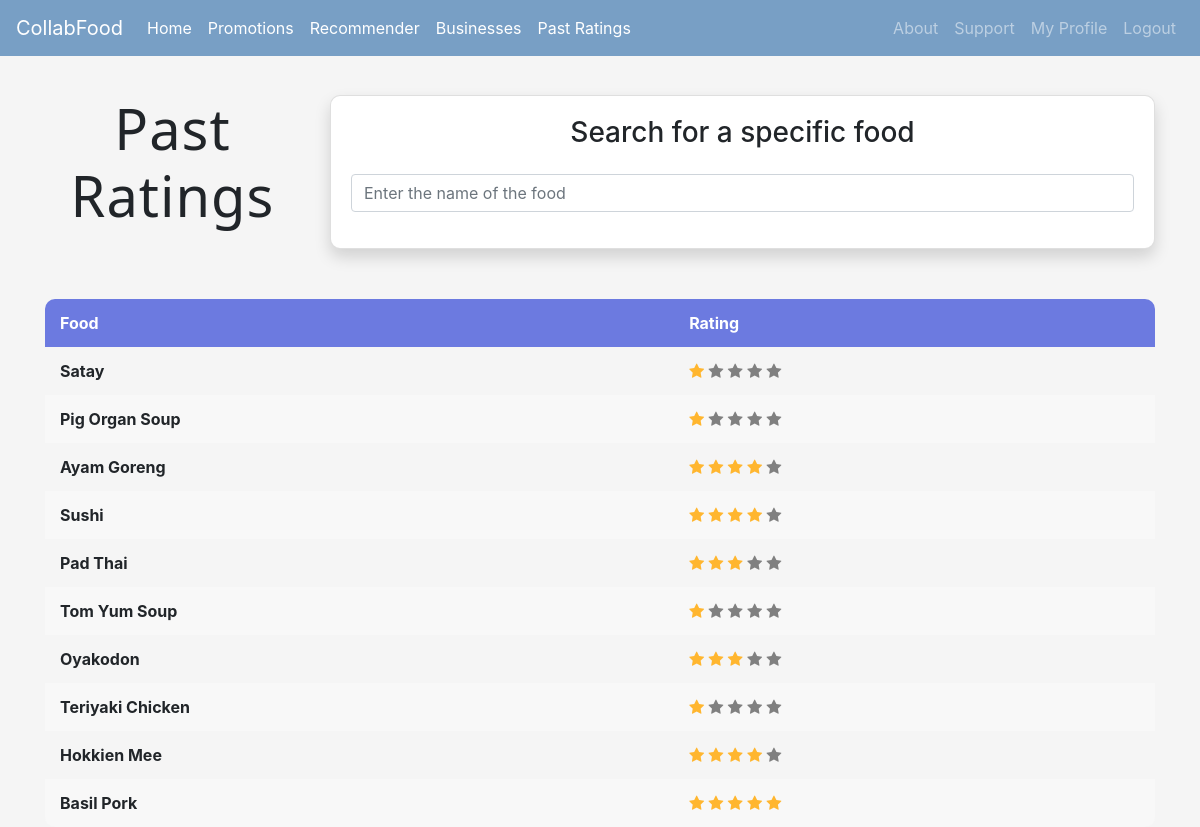
/viewratings (signed in), run on the app's committed database.
### Homepage/models.py (models this page shows, shortened)
class Rating(models.Model):
	user = models.ForeignKey(User, on_delete=models.CASCADE)
	food = models.CharField(max_length=50)
	rating = models.IntegerField(validators=[MinValueValidator(1), MaxValueValidator(5)])

### Homepage/views.py (the view)
# urls.py: path('viewratings', views.view_ratings, name='viewratings'),
@login_required
def view_ratings(request):
	user = request.user
	ratings = Rating.objects.filter(user=user)
	user_type = UserType.objects.get(user=request.user)
	rating_values = [(rating, range(1, rating.rating+1), range(rating.rating+1, 6)) for rating in ratings]
	context = {
		'rating_values': rating_values,
		'user_type': user_type
	}
	return render(request, 'viewratings.html', context)

### Homepage/templates/viewratings.html (shortened to what this page needs)
{% extends 'base.html' %}
{% load custom_filters %}
{% block content %}
<div class="row" style="margin-top: 15px;">
    <div class="col-md-3">
<h1 class="text-center display-4">Past Ratings</h1>
<br>  </div>
<div class="col-md-9">
    <div class="card shadow">
      <div class="card-body">
        <h3 class="text-center mb-4">Search for a specific food</h3>
        <div class="form-group">
<input class="form-control" id="searchRatings" type="text" placeholder="Enter the name of the food">
</div>
</div>
</div>
</div>
</div>
<table class="table-hover">
    <thead style="color: #fff; background-color: #6c7ae0;">
        <tr>
            <th scope="col">Food</th>
            <th scope="col">Rating</th>
        </tr>
    </thead>
    <tbody id="RatingBody">
        {% for item, checked_range, unchecked_range in rating_values %}
            <tr>
                <th scope="row">{{ item.food }}</th>
                <td>
                    {% for i in checked_range %}
                        <span class="fa fa-star checked"></span>
                    {% endfor %}
                    {% for i in unchecked_range %}
                        <span class="fa fa-star unchecked"></span>
                    {% endfor %}
                </td>
            </tr>
        {% endfor %}
    </tbody>
</table>
{% endblock %}

### Homepage/templates/viewratings.html (style rules this page uses)
.card { border-radius: 10px; margin-bottom: 50px; }
.checked { color: rgb(255, 182, 47); }
.unchecked { color: grey; }
h1 { font-family: 'Segoe UI', Tahoma, Geneva, Verdana, sans-serif; font-weight: bold; text-align: center; letter-spacing: 1px; }
table { border-collapse: collapse; width: 100%; border-radius: 10px; overflow: hidden; border: none; }
th, td { padding: 12px 15px; text-align: left; border-bottom: 1px solid #ddd; border: none; }
th { border-top: 1px solid #ddd; }
tbody tr:nth-child(even) { background-color: #F8F8F8; }
table td, table th { border: none; }

### data on the page
Rating: food "Satay"
Rating: food "Pig Organ Soup"
Rating: food "Ayam Goreng"
Rating: food "Sushi"
Rating: food "Pad Thai"
Rating: food "Tom Yum Soup"
Rating: food "Oyakodon"
Rating: food "Teriyaki Chicken"
Rating: food "Hokkien Mee"
Rating: food "Basil Pork"
